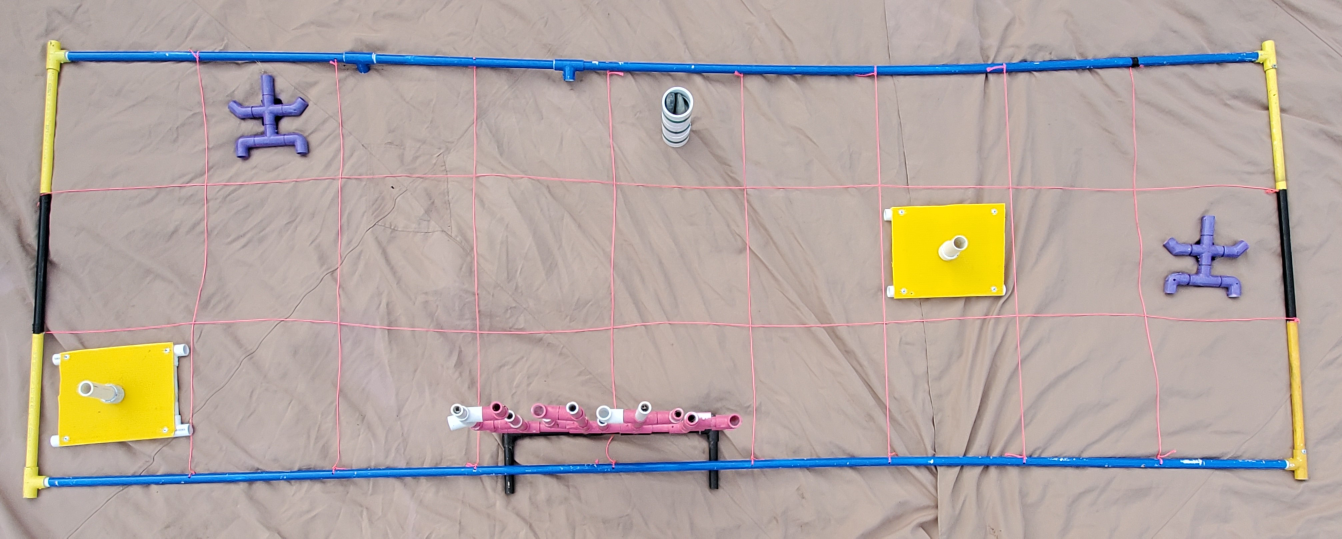
#> input picture img/samples/reef/6.jpg, 4026 x 1615 px (shown at 1/3 size)
$ python main.py
#> lines starting #> are read from the running program, lines starting #| are printed output that depends on the picture; after the words box and inside, x2 and y2 are one past the last pixel; in counts of white or black regions, pixels touching at a corner belong together
### process.py
import cv2
import numpy as np
import math


def get_rect(cnt):
    x, y, w, h = cnt
    tl = (x, y)
    tr = (x+w, y)
    bl = (x, y+h)
    br = (x+w, y+h)
    return tl, tr, bl, br


def transform(img, pts):
    pts = np.float32(pts)
    dst = np.float32(get_rect([0, 0, 900, 300]))
    M = cv2.getPerspectiveTransform(pts, dst)
    warped = cv2.warpPerspective(img, M, (900, 300))
    return warped


class Process:
    def __init__(self, img):
        self.img = img
        self.hsv = cv2.cvtColor(img, cv2.COLOR_BGR2HSV)

    def scale(self):
        lower1 = np.array([0, 0, 0])
        upper1 = np.array([40, 80, 255])
        mask1 = cv2.inRange(self.hsv, lower1, upper1)
        lower2 = np.array([140, 0, 0])
        upper2 = np.array([180, 40, 255])
        mask2 = cv2.inRange(self.hsv, lower2, upper2)
        mask = cv2.bitwise_not(mask1 + mask2)
        kernel = np.ones((7, 7), np.uint8)
        mask = cv2.morphologyEx(mask, cv2.MORPH_OPEN, kernel)
        dst = cv2.cornerHarris(mask, 2, 3, 0.04)

        dst_norm = np.empty(dst.shape, dtype=np.float32)
        cv2.normalize(dst, dst_norm, alpha=0, beta=255, norm_type=cv2.NORM_MINMAX)
        dst_norm_scaled = cv2.convertScaleAbs(dst_norm)
        self.img[dst_norm_scaled > 100] = (0, 0, 255)
        points = []
        for i in range(dst_norm.shape[0]):
            for j in range(dst_norm.shape[1]):
                if dst_norm_scaled[i][j] > 100:
                    points.append((j, i))

        maxComb = ['' for i in range(4)]
        h, w = self.img.shape[:2]
        ref = [[0, 0], [w, 0], [0, h], [w, h]]
        for i in range(4):
            distances = [math.dist(pt, ref[i]) for pt in points]
            maxComb[i] = points[np.argmin(distances)]

        trans = transform(self.img, maxComb)

        return trans

### position.py
import cv2
import numpy as np


def center(mask, n):
    cnts, hierarchy = cv2.findContours(mask, cv2.RETR_TREE, cv2.CHAIN_APPROX_SIMPLE)
    areas = [cv2.contourArea(c) for c in cnts]
    max_index1 = np.argmax(areas)
    M1 = cv2.moments(cnts[max_index1])
    center1 = [int(M1['m10'] / M1['m00']), int(M1['m01'] / M1['m00'])]
    if n == 1:
        return center1
    else:
        areas.pop(max_index1)
        cnts.pop(max_index1)
        max_index2 = np.argmax(areas)
        M2 = cv2.moments(cnts[max_index2])
        center2 = [int(M2['m10'] / M2['m00']), int(M2['m01'] / M2['m00'])]
        return center1, center2


class Position:
    def __init__(self, img):
        self.img = img
        self.hsv = cv2.cvtColor(img, cv2.COLOR_BGR2HSV)
        self.located = []

    def planter(self):
        lower = np.array([16, 100, 100])
        upper = np.array([36, 255, 255])
        mask = cv2.inRange(self.hsv, lower, upper)
        centers = center(mask, 2)
        positions = [['' for i in range(2)] for i in range(2)]
        for i in range(2):
            for j in range(2):
                positions[i][j] = centers[i][j] // 100
            self.located.append(positions[i])
        return positions

    def coral(self):
        kernel = np.ones((4, 4), np.uint8)
        lower = np.array([145, 50, 50])
        upper = np.array([175, 255, 255])
        mask = cv2.inRange(self.hsv, lower, upper)
        mask = cv2.morphologyEx(mask, cv2.MORPH_OPEN, kernel)
        c = center(mask, 1)
        if c[0] % 100 > 50:
            position = [c[0]//100 + 1, c[1]//100]
        else:
            position = [c[0]//100, c[1]//100]
        self.located.append(position)
        self.located.append([position[0]-1, position[1]])
        return position

    def star(self):
        kernel = np.ones((4, 4), np.uint8)
        kernel2 = np.ones((7, 7), np.uint8)
        lower = np.array([110, 50, 50])
        upper = np.array([130, 255, 255])
        mask = cv2.inRange(self.hsv, lower, upper)
        mask = cv2.morphologyEx(mask, cv2.MORPH_OPEN, kernel)
        mask = cv2.morphologyEx(mask, cv2.MORPH_CLOSE, kernel2)
        centers = center(mask, 2)
        positions = [['' for i in range(2)] for i in range(2)]
        for i in range(2):
            for j in range(2):
                positions[i][j] = centers[i][j] // 100
            self.located.append(positions[i])
        return positions

    def sponge(self):
        gray = cv2.cvtColor(self.img, cv2.COLOR_BGR2GRAY)
        ret, th = cv2.threshold(gray, 200, 255, cv2.THRESH_BINARY)
        kernel = np.ones((4, 4), np.uint8)
        kernel2 = np.ones((2, 2), np.uint8)
        th = cv2.morphologyEx(th, cv2.MORPH_CLOSE, kernel)
        th = cv2.morphologyEx(th, cv2.MORPH_OPEN, kernel2)
        cnts, hierarchy = cv2.findContours(th, cv2.RETR_TREE, cv2.CHAIN_APPROX_SIMPLE)
        cnts = [cnt for cnt in cnts if cv2.contourArea(cnt) > 100]

        centers = ['' for i in range(len(cnts))]
        for i in range(len(cnts)):
            M = cv2.moments(cnts[i])
            centers[i] = [int(M['m10'] / M['m00']), int(M['m01'] / M['m00'])]
        i = 0
        while i < len(centers):
            x, y = centers[i]
            if x < 25 or y < 25 or x > 875 or y > 275:
                centers.pop(i)
            else:
                i += 1

        found = False
        i = 0
        while not found and i < len(centers):
            c = [centers[i][a]//100 for a in range(2)]
            print(i)
            if c not in self.located:
                position = c
                found = True
            i += 1
        return position

### main.py
import cv2
import numpy as np
from process import Process
from position import Position


reef = cv2.imread('./img/samples/reef/6.jpg')
#> reef is the input picture: shape (1615, 4026, 3); mean B, G, R 161, 167.3, 179.7
reef = cv2.resize(reef, None, fx=0.3, fy=0.3, interpolation=cv2.INTER_CUBIC)
#> reef: shape (484, 1208, 3)

reef = Process(reef).scale()
#> in scale, `mask1 = cv2.inRange(self.hsv, lower1, upper1)`:
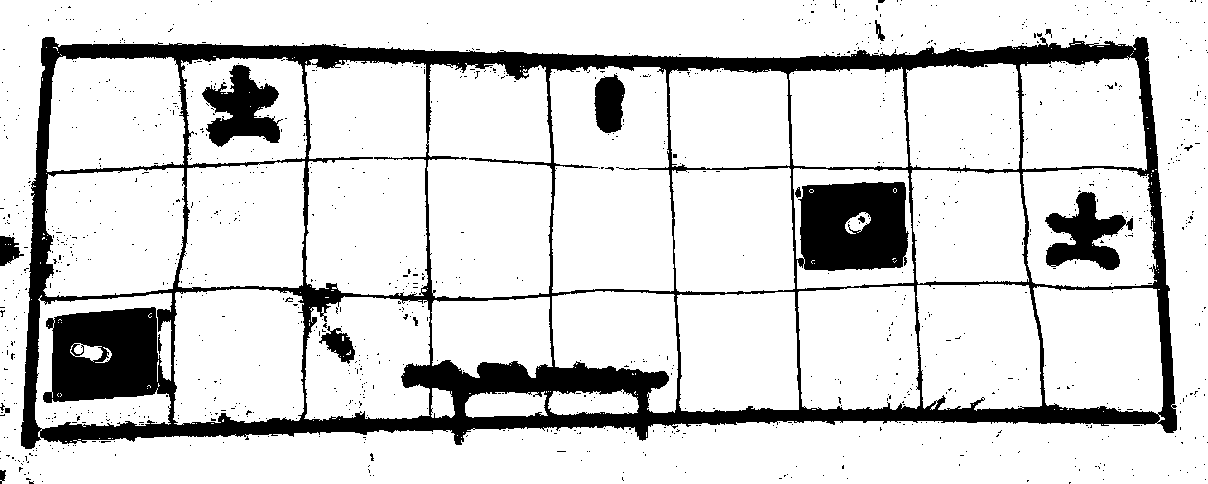
#> mask1: shape (484, 1208); 83.8% white; 1119 black regions (1104 under 20 px), largest, box (x1, y1, x2, y2) and area: (21, 37, 1177, 449) 82780, (202, 65, 283, 147) 3607, (1045, 192, 1133, 270) 3337
#> in scale, `mask2 = cv2.inRange(self.hsv, lower2, upper2)`:
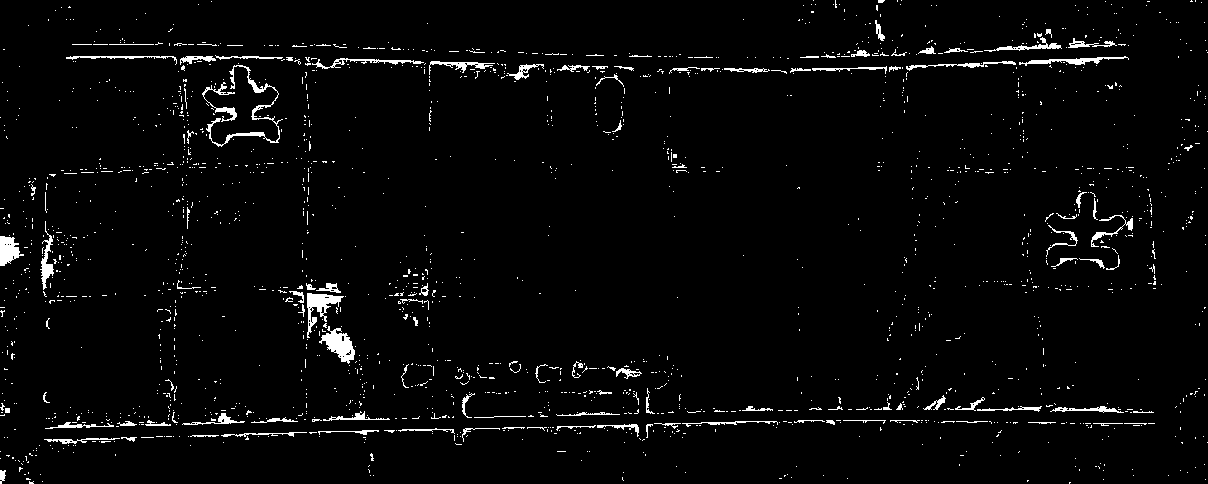
#> mask2: shape (484, 1208); 2.9% white in thin lines or dots
#> in scale, `dst = cv2.cornerHarris(mask, 2, 3, 0.04)`:
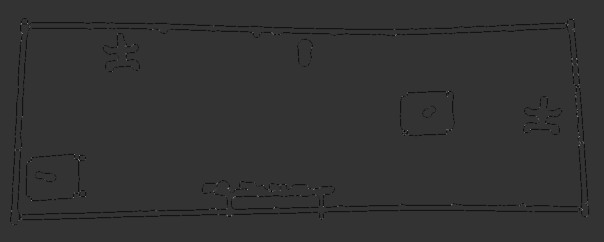
#> dst: shape (484, 1208) float32 (shown at 1/2 size); min -0.04, max 0.16, mean -0.000641; drawn with min black and max white

hsv = cv2.cvtColor(reef, cv2.COLOR_BGR2HSV)
#> hsv: shape (300, 900, 3); mean H, S, V 28.5, 47.3, 187.2
kernel = np.ones((4, 4), np.uint8)
kernel2 = np.ones((7, 7), np.uint8)

rf = Position(reef)
planter = rf.planter()
#> in center, `cnts, hierarchy = cv2.findContours(mask, cv2.RETR_TREE, cv2.CHAIN_APPR..`: cnts = 36 contours, 28 with area under 20; largest, box (x1, y1, x2, y2) and area: (608, 110, 694, 176) 5150, (17, 199, 100, 266) 4918, (886, 0, 900, 103) 638, (0, 1, 14, 98) 614, (0, 192, 11, 300) 541, (888, 195, 900, 300) 522, (30, 222, 65, 240) 368, (643, 132, 666, 150) 253
#> in center, `areas = [cv2.contourArea(c) for c in cnts]`: areas = 36 values, max 5150.5 at index 9, min 0 at index 18, mean 366.4
#> in center, `max_index1 = np.argmax(areas)`: max_index1 = 9
#> in center, `M1 = cv2.moments(cnts[max_index1])`: M1 = moments, m00 5150.5, centre m10/m00, m01/m00 = (650.6, 142.6)
#> in center, `center1 = [int(M1['m10'] / M1['m00']), int(M1['m01'] / M1['m00'])]`: center1 = [650, 142]
#> in center, `max_index2 = np.argmax(areas)`: max_index2 = 0
#> in center, `M2 = cv2.moments(cnts[max_index2])`: M2 = moments, m00 4918, centre m10/m00, m01/m00 = (57.86, 232.4)
#> in center, `center2 = [int(M2['m10'] / M2['m00']), int(M2['m01'] / M2['m00'])]`: center2 = [57, 232]
#> in planter, `centers = center(mask, 2)`: centers = ([650, 142], [57, 232])
#> after the loop in planter, `for i in range(2):`: positions = [[6, 1], [0, 2]]
#> planter = [[6, 1], [0, 2]]
coral = rf.coral()
#> in center (call 2), `cnts, hierarchy = cv2.findContours(mask, cv2.RETR_TREE, cv2.CHAIN_APPR..`: cnts = 3 contours, 2 with area under 20; largest, box (x1, y1, x2, y2) and area: (312, 243, 500, 265) 2006
#> in coral, `c = center(mask, 1)`: c = [400, 256]
#> in coral, `position = [c[0]//100, c[1]//100]`: position = [4, 2]
#> coral = [4, 2]
star = rf.star()
#> in center (call 3), `cnts, hierarchy = cv2.findContours(mask, cv2.RETR_TREE, cv2.CHAIN_APPR..`: cnts = 2 contours; box (x1, y1, x2, y2) and area: (809, 122, 871, 177) 1225, (133, 18, 191, 76) 1203
#> in star, `centers = center(mask, 2)`: centers = ([839, 152], [161, 50])
#> after the loop in star, `for i in range(2):`: positions = [[8, 1], [1, 0]]; self.located = [[6, 1], [0, 2], [4, 2], [3, 2], [8, 1], [1, 0]]
#> star = [[8, 1], [1, 0]]
sponge = rf.sponge()
#> in sponge, `gray = cv2.cvtColor(self.img, cv2.COLOR_BGR2GRAY)`:
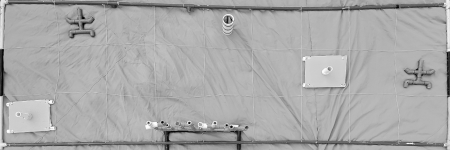
#> gray: shape (300, 900) (shown at 1/2 size); min 0, max 255, mean 169.4
#> in sponge, `th = cv2.morphologyEx(th, cv2.MORPH_OPEN, kernel2)`:
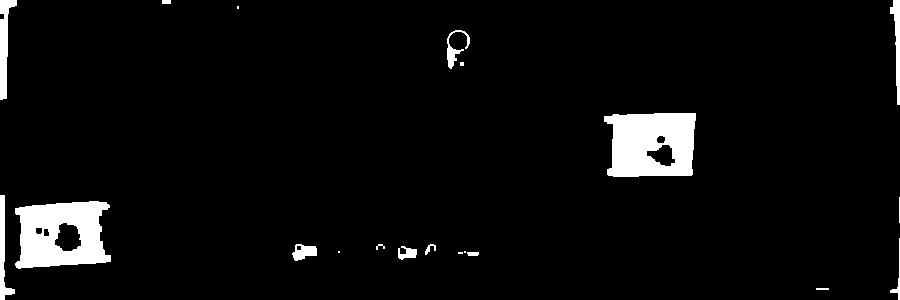
#> th: shape (300, 900); 4.6% white; 20 white regions (5 under 20 px)
#> in sponge, `cnts, hierarchy = cv2.findContours(th, cv2.RETR_TREE, cv2.CHAIN_APPROX..`: cnts = 26 contours, 8 with area under 20; largest, box (x1, y1, x2, y2) and area: (15, 201, 111, 269) 5081, (604, 113, 696, 177) 5056, (0, 0, 17, 100) 687, (54, 222, 82, 252) 572, (0, 195, 15, 300) 460
#> in sponge, `cnts = [cnt for cnt in cnts if cv2.contourArea(cnt) > 100]`: cnts = 10 contours; largest, box (x1, y1, x2, y2) and area: (15, 201, 111, 269) 5081, (604, 113, 696, 177) 5056, (0, 0, 17, 100) 687, (54, 222, 82, 252) 572, (0, 195, 15, 300) 460
#> in sponge, `centers = ['' for i in range(len(cnts))]`: centers = ['', '', '', '', '', '', '', '', '', '']
#> the loop in sponge, `for i in range(len(cnts)):` made 10 passes
#> after the loop in sponge, `for i in range(len(cnts)):`: centers = [[407, 253], [303, 251], [60, 234], [67, 237], [2, 251], [651, 144], [662, 155], [453, 50], [896, 40], [4, 44]]
#> the loop in sponge, `while i < len(centers):` made 10 passes
#> after the loop in sponge, `while i < len(centers):`: centers = [[407, 253], [303, 251], [60, 234], [67, 237], [651, 144], [662, 155], [453, 50]]; i = 7
#> the loop in sponge, `while not found and i < len(centers):` made 7 passes
#> (position, found) on pass 7: ([4, 0], True)
#> (printed output is left out)
#> sponge = [4, 0]

grid = np.zeros([300, 900, 3], dtype=np.uint8)
grid[:] = 255

for i in range(1, 9):
    x = i * 100
    grid = cv2.line(grid, (x, 0), (x, 300), (0, 0, 0), 1)
    if i < 3:
        y = i * 100
        grid = cv2.line(grid, (0, y), (900, y), (0, 0, 0), 1)

for pos in planter:
    center = [pos[i] * 100 + 50 for i in range(2)]
    grid = cv2.circle(grid, center, 40, (0, 242, 255), 4)
#> this loop made 2 passes
#> (pos, center) on passes 1 to 2: ([6, 1], [650, 150]), ([0, 2], [50, 250])

for pos in star:
    center = [pos[i] * 100 + 50 for i in range(2)]
    grid = cv2.circle(grid, center, 40, (204, 72, 63), 4)
#> this loop made 2 passes
#> (pos, center) on passes 1 to 2: ([8, 1], [850, 150]), ([1, 0], [150, 50])
#> pass 1, `grid = cv2.circle(grid, center, 40, (204, 72, 63), 4)`:
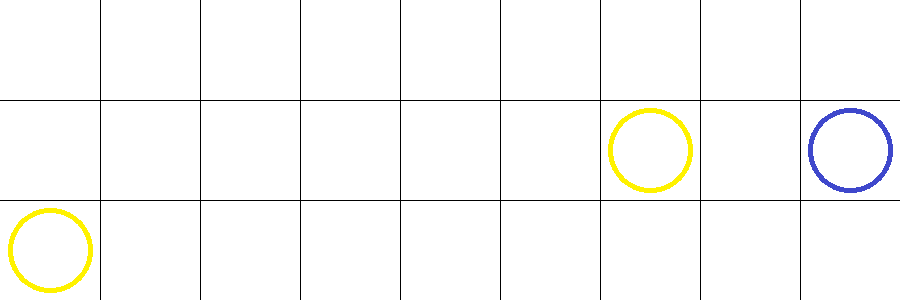
#> grid: shape (300, 900, 3); mean of channels 0, 1, 2 248.4, 250.1, 250.2; drawn as B, G, R

grid = cv2.ellipse(grid, (coral[0]*100, coral[1]*100+50), (90, 40), 0, 0, 360, (36, 28, 237), 4)
grid = cv2.circle(grid, [sponge[i]*100+50 for i in range(2)], 40, (76, 177, 34), 4)
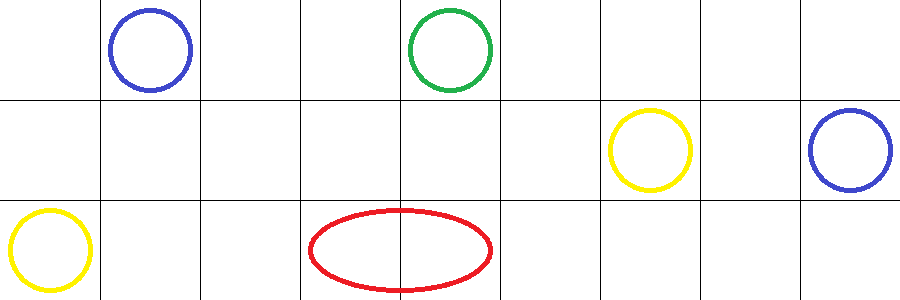
#> grid: shape (300, 900, 3); mean of channels 0, 1, 2 245.6, 247.1, 248.1; drawn as B, G, R


cv2.imshow('reef', reef)
cv2.imshow('grid', grid)
cv2.waitKey(0)
cv2.destroyAllWindows()

$ run again, with img/samples/reef/1.jpg copied over img/samples/reef/6.jpg
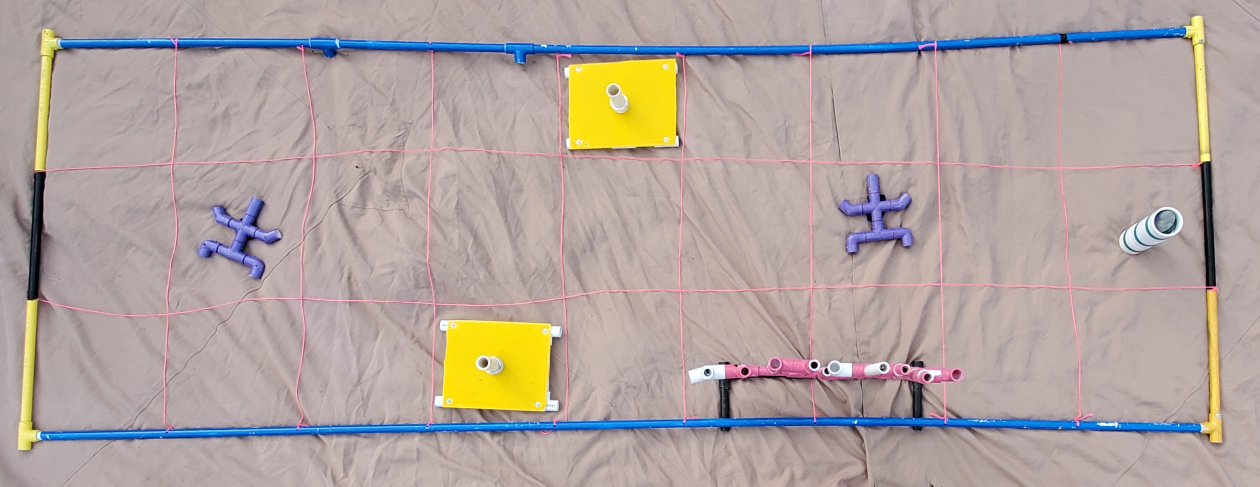
#> input picture img/samples/reef/1.jpg, 3778 x 1460 px (shown at 1/3 size)
#> reef is the input picture: shape (1460, 3778, 3); mean B, G, R 160.3, 164.4, 177.4
#> reef: shape (438, 1133, 3)
#> self.hsv: shape (438, 1133, 3); mean H, S, V 35.4, 41.3, 184
#> in scale, `mask1 = cv2.inRange(self.hsv, lower1, upper1)`:
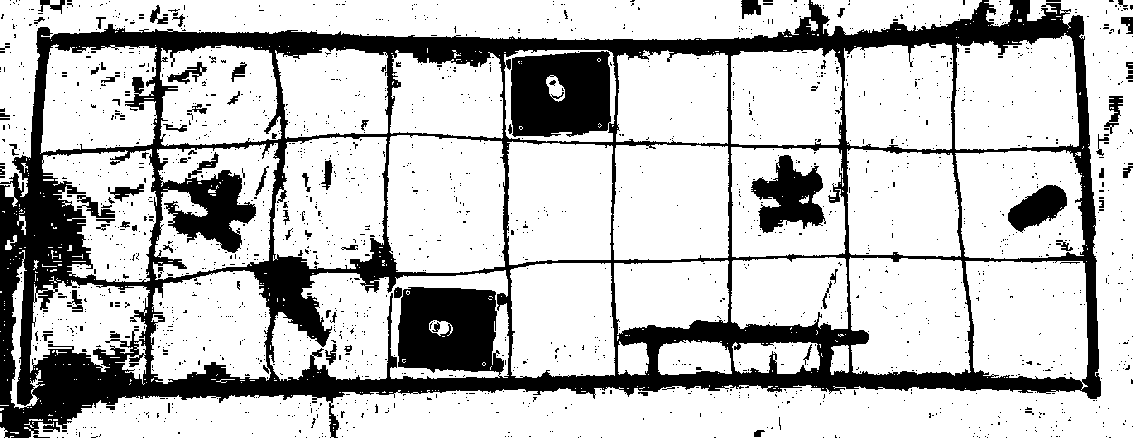
#> mask1: shape (438, 1133); 75.4% white; 1780 black regions (1691 under 20 px), largest, box (x1, y1, x2, y2) and area: (0, 0, 1101, 438) 107499, (751, 155, 826, 233) 3218, (1008, 185, 1067, 233) 1625
#> mask2: shape (438, 1133); 10.4% white; 2600 white regions (2381 under 20 px), largest, box (x1, y1, x2, y2) and area: (0, 173, 139, 438) 6167, (35, 155, 93, 277) 3558, (32, 327, 150, 388) 3502
#> self.img: shape (438, 1133, 3); mean B, G, R 160.1, 164.2, 177.5
#> hsv: shape (300, 900, 3); mean H, S, V 39.3, 45.3, 185
#> in center, `cnts, hierarchy = cv2.findContours(mask, cv2.RETR_TREE, cv2.CHAIN_APPR..`: cnts = 34 contours, 23 with area under 20; largest, box (x1, y1, x2, y2) and area: (412, 24, 497, 91) 5104, (319, 212, 402, 277) 4764, (0, 195, 12, 300) 678, (886, 0, 900, 104) 625, (0, 6, 13, 102) 588
#> areas = 34 values, max 5103.5 at index 12, min 0 at index 10, mean 384.1
#> max_index1 = 12
#> M1 = moments, m00 5103.5, centre m10/m00, m01/m00 = (453.8, 57.16)
#> center1 = [453, 57]
#> max_index2 = 0
#> M2 = moments, m00 4763.5, centre m10/m00, m01/m00 = (360, 243.5)
#> center2 = [359, 243]
#> in planter, `centers = center(mask, 2)`: centers = ([453, 57], [359, 243])
#> after the loop in planter, `for i in range(2):`: positions = [[4, 0], [3, 2]]
#> in center (call 2), `cnts, hierarchy = cv2.findContours(mask, cv2.RETR_TREE, cv2.CHAIN_APPR..`: cnts = 11 contours, 6 with area under 20; largest, box (x1, y1, x2, y2) and area: (550, 240, 607, 257) 542, (650, 245, 684, 260) 190, (695, 249, 712, 259) 130, (534, 245, 550, 256) 116, (629, 245, 640, 257) 91
#> in coral, `c = center(mask, 1)`: c = [578, 248]
#> in coral, `position = [c[0]//100 + 1, c[1]//100]`: position = [6, 2]
#> in center (call 3), `cnts, hierarchy = cv2.findContours(mask, cv2.RETR_TREE, cv2.CHAIN_APPR..`: cnts = 2 contours; box (x1, y1, x2, y2) and area: (130, 124, 192, 182) 1225, (621, 111, 676, 167) 1054
#> in star, `centers = center(mask, 2)`: centers = ([162, 152], [648, 141])
#> after the loop in star, `for i in range(2):`: positions = [[1, 1], [6, 1]]; self.located = [[4, 0], [3, 2], [6, 2], [5, 2], [1, 1], [6, 1]]
#> star = [[1, 1], [6, 1]]
#> in sponge, `cnts, hierarchy = cv2.findContours(th, cv2.RETR_TREE, cv2.CHAIN_APPROX..`: cnts = 23 contours, 6 with area under 20; largest, box (x1, y1, x2, y2) and area: (411, 27, 499, 92) 5026, (313, 214, 410, 278) 4894, (0, 0, 16, 103) 710, (0, 198, 17, 300) 627, (832, 137, 881, 169) 496
#> in sponge, `cnts = [cnt for cnt in cnts if cv2.contourArea(cnt) > 100]`: cnts = 12 contours; largest, box (x1, y1, x2, y2) and area: (411, 27, 499, 92) 5026, (313, 214, 410, 278) 4894, (0, 0, 16, 103) 710, (0, 198, 17, 300) 627, (832, 137, 881, 169) 496
#> in sponge, `centers = ['' for i in range(len(cnts))]`: centers = ['', '', '', '', '', '', '', '', '', '', '', '']
#> the loop in sponge, `for i in range(len(cnts)):` made 12 passes
#> after the loop in sponge, `for i in range(len(cnts)):`: centers = [[519, 251], [648, 248], [620, 250], [362, 245], [370, 251], [3, 253], [897, 277], [851, 155], [455, 59], [462, 66], [896, 43], [3, 47]]
#> the loop in sponge, `while i < len(centers):` made 12 passes
#> after the loop in sponge, `while i < len(centers):`: centers = [[519, 251], [648, 248], [620, 250], [362, 245], [370, 251], [851, 155], [455, 59], [462, 66]]; i = 8
#> the loop in sponge, `while not found and i < len(centers):` made 6 passes
#> (position, found) on pass 6: ([8, 1], True)
#> (printed output is left out)
#> after the loop in sponge, `while not found and i < len(centers):`: i = 6
#> sponge = [8, 1]
#> the loop `for pos in planter:` made 2 passes
#> (pos, center) on passes 1 to 2: ([4, 0], [450, 50]), ([3, 2], [350, 250])
#> the loop `for pos in star:` made 2 passes
#> (pos, center) on passes 1 to 2: ([1, 1], [150, 150]), ([6, 1], [650, 150])
#> `grid = cv2.circle(grid, [sponge[i]*100+50 for i in range(2)], 40, (76,..`:
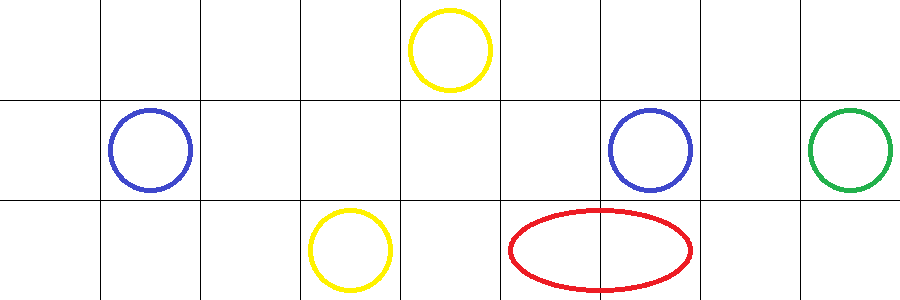
#> grid: shape (300, 900, 3); mean of channels 0, 1, 2 245.6, 247.1, 248.1; drawn as B, G, R
